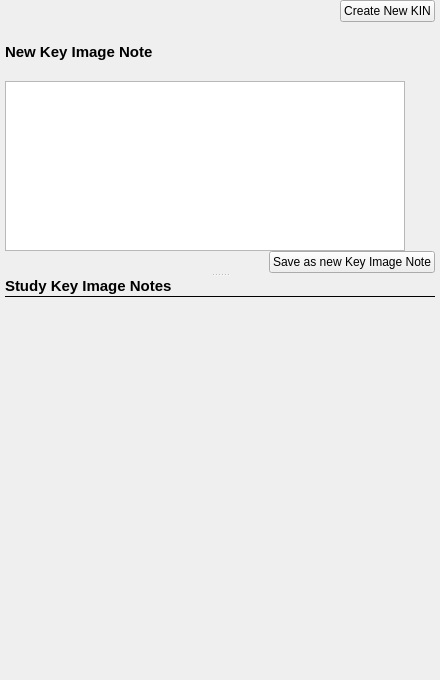
<?xml version="1.0" encoding="UTF-8"?>
<ui version="4.0">
 <class>udg::KeyImageNoteManagerWidgetBase</class>
 <widget class="QWidget" name="udg::KeyImageNoteManagerWidgetBase">
  <property name="windowModality">
   <enum>Qt::NonModal</enum>
  </property>
  <property name="geometry">
   <rect>
    <x>0</x>
    <y>0</y>
    <width>440</width>
    <height>680</height>
   </rect>
  </property>
  <property name="sizePolicy">
   <sizepolicy hsizetype="Preferred" vsizetype="Preferred">
    <horstretch>0</horstretch>
    <verstretch>0</verstretch>
   </sizepolicy>
  </property>
  <property name="minimumSize">
   <size>
    <width>0</width>
    <height>0</height>
   </size>
  </property>
  <property name="maximumSize">
   <size>
    <width>16777215</width>
    <height>16777215</height>
   </size>
  </property>
  <property name="windowTitle">
   <string>Key Image Notes</string>
  </property>
  <property name="autoFillBackground">
   <bool>false</bool>
  </property>
  <layout class="QVBoxLayout" name="verticalLayout_8">
   <property name="spacing">
    <number>0</number>
   </property>
   <property name="leftMargin">
    <number>5</number>
   </property>
   <property name="topMargin">
    <number>0</number>
   </property>
   <property name="rightMargin">
    <number>5</number>
   </property>
   <property name="bottomMargin">
    <number>0</number>
   </property>
   <item>
    <layout class="QHBoxLayout" name="horizontalLayout_3">
     <property name="spacing">
      <number>0</number>
     </property>
     <property name="margin">
      <number>0</number>
     </property>
     <item>
      <spacer name="horizontalSpacer_2">
       <property name="orientation">
        <enum>Qt::Horizontal</enum>
       </property>
       <property name="sizeHint" stdset="0">
        <size>
         <width>140</width>
         <height>16</height>
        </size>
       </property>
      </spacer>
     </item>
     <item>
      <widget class="QPushButton" name="m_newKeyImageNoteButton">
       <property name="text">
        <string>Create New KIN</string>
       </property>
       <property name="icon">
        <iconset resource="../main/main.qrc">
         <normaloff>:/images/kin.png</normaloff>:/images/kin.png</iconset>
       </property>
      </widget>
     </item>
    </layout>
   </item>
   <item>
    <widget class="QSplitter" name="m_splitter">
     <property name="autoFillBackground">
      <bool>false</bool>
     </property>
     <property name="orientation">
      <enum>Qt::Vertical</enum>
     </property>
     <widget class="QWidget" name="widget" native="true">
      <property name="sizePolicy">
       <sizepolicy hsizetype="Preferred" vsizetype="Fixed">
        <horstretch>0</horstretch>
        <verstretch>0</verstretch>
       </sizepolicy>
      </property>
      <property name="minimumSize">
       <size>
        <width>0</width>
        <height>251</height>
       </size>
      </property>
      <property name="maximumSize">
       <size>
        <width>16777215</width>
        <height>251</height>
       </size>
      </property>
      <property name="autoFillBackground">
       <bool>false</bool>
      </property>
      <layout class="QVBoxLayout" name="verticalLayout_7">
       <property name="spacing">
        <number>0</number>
       </property>
       <property name="margin">
        <number>0</number>
       </property>
       <item>
        <widget class="QLabel" name="m_mySelectionLabel">
         <property name="maximumSize">
          <size>
           <width>16777215</width>
           <height>16777215</height>
          </size>
         </property>
         <property name="font">
          <font>
           <pointsize>11</pointsize>
           <weight>75</weight>
           <bold>true</bold>
          </font>
         </property>
         <property name="autoFillBackground">
          <bool>false</bool>
         </property>
         <property name="text">
          <string>New Key Image Note</string>
         </property>
        </widget>
       </item>
       <item>
        <widget class="udg::ThumbnailImageDisplayer" name="m_thumbnailImageDisplayer">
         <property name="minimumSize">
          <size>
           <width>0</width>
           <height>170</height>
          </size>
         </property>
         <property name="maximumSize">
          <size>
           <width>400</width>
           <height>170</height>
          </size>
         </property>
         <property name="font">
          <font>
           <family>MS Shell Dlg 2</family>
          </font>
         </property>
         <property name="focusPolicy">
          <enum>Qt::NoFocus</enum>
         </property>
         <property name="autoFillBackground">
          <bool>false</bool>
         </property>
        </widget>
       </item>
       <item>
        <layout class="QHBoxLayout" name="horizontalLayout_11">
         <property name="spacing">
          <number>0</number>
         </property>
         <property name="margin">
          <number>0</number>
         </property>
         <item>
          <spacer name="horizontalSpacer_8">
           <property name="orientation">
            <enum>Qt::Horizontal</enum>
           </property>
           <property name="sizeHint" stdset="0">
            <size>
             <width>40</width>
             <height>20</height>
            </size>
           </property>
          </spacer>
         </item>
         <item>
          <widget class="QPushButton" name="m_createKeyImageNotePushButton">
           <property name="text">
            <string>Save as new Key Image Note</string>
           </property>
          </widget>
         </item>
        </layout>
       </item>
      </layout>
     </widget>
     <widget class="QWidget" name="layoutWidget">
      <layout class="QVBoxLayout" name="verticalLayout_6">
       <property name="spacing">
        <number>0</number>
       </property>
       <property name="margin">
        <number>0</number>
       </property>
       <item>
        <widget class="QLabel" name="m_keyImageNotesLabel">
         <property name="font">
          <font>
           <pointsize>11</pointsize>
           <weight>75</weight>
           <bold>true</bold>
          </font>
         </property>
         <property name="autoFillBackground">
          <bool>false</bool>
         </property>
         <property name="text">
          <string>Study Key Image Notes</string>
         </property>
        </widget>
       </item>
       <item>
        <widget class="Line" name="line">
         <property name="autoFillBackground">
          <bool>false</bool>
         </property>
         <property name="frameShadow">
          <enum>QFrame::Plain</enum>
         </property>
         <property name="lineWidth">
          <number>1</number>
         </property>
         <property name="orientation">
          <enum>Qt::Horizontal</enum>
         </property>
        </widget>
       </item>
       <item>
        <widget class="QScrollArea" name="scrollArea">
         <property name="minimumSize">
          <size>
           <width>0</width>
           <height>0</height>
          </size>
         </property>
         <property name="maximumSize">
          <size>
           <width>16777215</width>
           <height>16777215</height>
          </size>
         </property>
         <property name="autoFillBackground">
          <bool>false</bool>
         </property>
         <property name="frameShape">
          <enum>QFrame::NoFrame</enum>
         </property>
         <property name="frameShadow">
          <enum>QFrame::Plain</enum>
         </property>
         <property name="verticalScrollBarPolicy">
          <enum>Qt::ScrollBarAsNeeded</enum>
         </property>
         <property name="horizontalScrollBarPolicy">
          <enum>Qt::ScrollBarAsNeeded</enum>
         </property>
         <property name="widgetResizable">
          <bool>true</bool>
         </property>
         <widget class="QWidget" name="scrollAreaWidgetContents">
          <property name="geometry">
           <rect>
            <x>0</x>
            <y>0</y>
            <width>428</width>
            <height>370</height>
           </rect>
          </property>
          <property name="minimumSize">
           <size>
            <width>0</width>
            <height>0</height>
           </size>
          </property>
          <property name="maximumSize">
           <size>
            <width>16777215</width>
            <height>16777215</height>
           </size>
          </property>
          <property name="autoFillBackground">
           <bool>false</bool>
          </property>
          <layout class="QHBoxLayout" name="horizontalLayout_2">
           <item>
            <widget class="QWidget" name="Widget" native="true">
             <property name="enabled">
              <bool>true</bool>
             </property>
             <property name="sizePolicy">
              <sizepolicy hsizetype="Expanding" vsizetype="Expanding">
               <horstretch>0</horstretch>
               <verstretch>0</verstretch>
              </sizepolicy>
             </property>
             <property name="minimumSize">
              <size>
               <width>0</width>
               <height>0</height>
              </size>
             </property>
             <property name="maximumSize">
              <size>
               <width>16777215</width>
               <height>16777215</height>
              </size>
             </property>
             <property name="autoFillBackground">
              <bool>false</bool>
             </property>
             <layout class="QHBoxLayout" name="horizontalLayout">
              <property name="spacing">
               <number>0</number>
              </property>
              <property name="margin">
               <number>0</number>
              </property>
              <item>
               <layout class="QVBoxLayout" name="m_layout">
                <property name="spacing">
                 <number>10</number>
                </property>
               </layout>
              </item>
             </layout>
            </widget>
           </item>
          </layout>
         </widget>
        </widget>
       </item>
      </layout>
     </widget>
    </widget>
   </item>
   <item>
    <spacer name="verticalSpacer">
     <property name="orientation">
      <enum>Qt::Vertical</enum>
     </property>
     <property name="sizeType">
      <enum>QSizePolicy::Preferred</enum>
     </property>
     <property name="sizeHint" stdset="0">
      <size>
       <width>20</width>
       <height>5</height>
      </size>
     </property>
    </spacer>
   </item>
  </layout>
 </widget>
 <customwidgets>
  <customwidget>
   <class>udg::ThumbnailImageDisplayer</class>
   <extends>QListWidget</extends>
   <header>thumbnailimagedisplayer.h</header>
  </customwidget>
 </customwidgets>
 <resources>
  <include location="../main/main.qrc"/>
 </resources>
 <connections/>
</ui>
